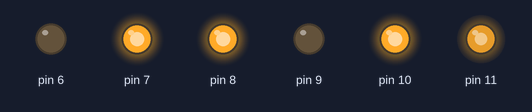
Recording of a sketch running on a simulated Arduino Uno, built with avr-gcc and run on an emulated ATmega328P. Shown: output pins drawn as LEDs (lit = HIGH).

Above: at 0.1 s.
Timing chart, 0 to 1.6 s (numbered marks = the images above):
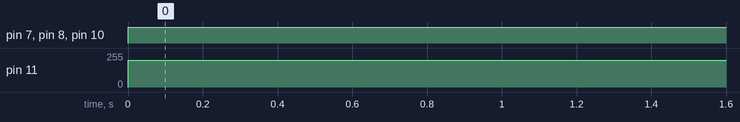

Measured:
- by itself, pin 7, pin 8, pin 10: LOW → HIGH at 0.00 s
- by itself, pin 11: 0/255 → 200/255 at 0.00 s

The sketch:

06_3_MoterDrive_use_library.ino
```cpp
#include "MoterDrive.h"

//MoterDrive oneMoter= MoterDrive(9,10,11);


MoterDrive twoMoter=MoterDrive(6,7,8,9,10,11);
void setup() {
  // put your setup code here, to run once:

}

void loop() {
  // put your main code here, to run repeatedly:
//oneMoter.drive(200);


twoMoter.drive(-200,-200);

}
```

MoterDrive.cpp
```cpp
#include <stdlib.h>
#include "MoterDrive.h"
#include <Arduino.h>

MoterDrive::MoterDrive(int a,int b,int e){

  this->MoterPinA1=a;
  this->MoterPinB1=b;
  this->MoterPinE1=e;

  pinMode(this->MoterPinA1, OUTPUT);
  pinMode(this->MoterPinB1, OUTPUT);
  pinMode(this->MoterPinE1, OUTPUT);

  }
MoterDrive::MoterDrive(int a1,int b1,int e1,int a2,int b2,int e2){

  this->MoterPinA1=a1;
  this->MoterPinB1=b1;
  this->MoterPinE1=e1;

  this->MoterPinA2=a2;
  this->MoterPinB2=b2;
  this->MoterPinE2=e2;

  pinMode(this->MoterPinA1, OUTPUT);
  pinMode(this->MoterPinB1, OUTPUT);
  pinMode(this->MoterPinE1, OUTPUT);

  pinMode(this->MoterPinA2, OUTPUT);
  pinMode(this->MoterPinB2, OUTPUT);
  pinMode(this->MoterPinE2, OUTPUT);

  }


void MoterDrive::drive(int a){

  if (a>0){
    digitalWrite(this->MoterPinA1,HIGH );
    digitalWrite(this->MoterPinB1,LOW );
    analogWrite(this->MoterPinE1, a);
  }
  else{
    digitalWrite(this->MoterPinA1,LOW );
    digitalWrite(this->MoterPinB1,HIGH );
    analogWrite(this->MoterPinE1, -1*a);
    }
  }

void MoterDrive::drive(int a,int b){

  if (a>0){
    digitalWrite(this->MoterPinA1,HIGH );
    digitalWrite(this->MoterPinB1,LOW );
    analogWrite(this->MoterPinE1, a);
  }
  else{
    digitalWrite(this->MoterPinA1,LOW );
    digitalWrite(this->MoterPinB1,HIGH );
    analogWrite(this->MoterPinE1, -1*a);
    }

      if (b>0){
    digitalWrite(this->MoterPinA2,HIGH );
    digitalWrite(this->MoterPinB2,LOW );
    analogWrite(this->MoterPinE2, a);
  }
  else{
    digitalWrite(this->MoterPinA2,LOW );
    digitalWrite(this->MoterPinB2,HIGH );
    analogWrite(this->MoterPinE2, -1*a);
    }
  }

  void MoterDrive::stopDrive(){

    digitalWrite(this->MoterPinA1,LOW );
    digitalWrite(this->MoterPinB1,LOW );
    analogWrite(this->MoterPinE1, 0);

    digitalWrite(this->MoterPinA2,LOW );
    digitalWrite(this->MoterPinB2,LOW );
    analogWrite(this->MoterPinE2, 0);

    }
```

MoterDrive.h
```cpp
class MoterDrive{
public:
int MoterPinA1;
int MoterPinB1;
int MoterPinE1;
int MoterPinA2;
int MoterPinB2;
int MoterPinE2;
MoterDrive(int a,int b,int e);
MoterDrive(int a1,int b1,int e1,int a2,int b2,int e2);
void drive(int a);
void drive(int a,int b);
void stopDrive();
  };
```
